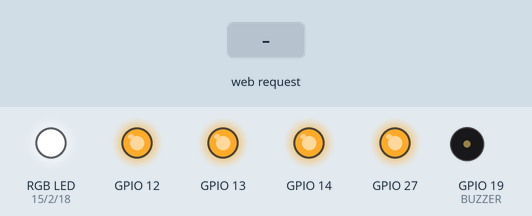
Simulated run of this sketch. Board: ESP32. Parts: an RGB LED mixed from three pins (HIGH = lit), output pins drawn as LEDs (lit = HIGH), buzzer (waves = sounding, pin HIGH). The inputs (shaded band) are chosen by the test bench.

Above: at 0.01 s.
At 1.2 s:
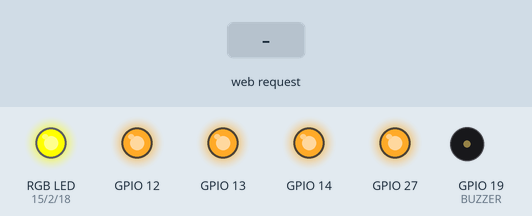
1.3 s: HTTP request GET /cmd?c=f received
At 1.7 s:
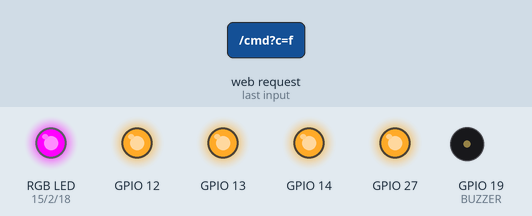
Timing chart, 0 to 4.3 s (numbered marks = the images above; inputs shaded):
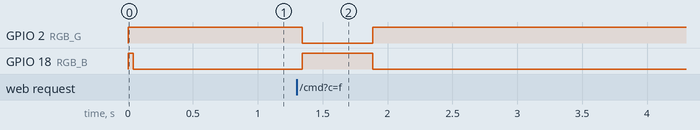

The sketch:

Ardu8_45_PhoneRobot.ino
```cpp
/*
  Робототехнический контроллер «Кибернетический»: управление роботом с телефона

  ESP32 создаёт Wi-Fi сеть «Kiber-Robot» (пароль 12345678) и страницу http://192.168.4.1
  с кнопками «вперёд», «назад», «влево», «вправо», «стоп». Скорость задаётся в режиме
  скорости (регистр 40). Если команды не приходят больше 0,5 с, робот останавливается.
  Левый мотор — в разъём 1 (модуль ID 71, M1), правый — в разъём 3 (модуль ID 72, M1).

  Плата в Arduino IDE: ESP32 Wrover Module. Кабель USB-C — в НИЖНИЙ разъём (ESP32).
  DIP3 = ON, DIP4 = OFF. Вкладка dxl.h — функции обмена по шине.
  Для вращения моторов нужно питание XT60/DC и выключатель в положении ON.
  ⚠ Пример ещё не проверен на контроллере.
*/
#include "dxl.h"

// ---------- Светодиоды, кнопки и пищалка ESP32 ----------
// Светодиоды горят от LOW. Слева направо на плате: LED4, LED3, LED2, LED1.
const int LED1 = 27, LED2 = 14, LED3 = 12, LED4 = 13;
const int RGB_R = 15, RGB_G = 2, RGB_B = 18;
// Кнопки дают HIGH при нажатии. Слева направо на плате: BUT4, BUT3, BUT2, BUT1.
const int BUT1 = 34, BUT2 = 35, BUT3 = 25, BUT4 = 26;
const int BUZZER = 19;

void setRGB(bool r, bool g, bool b) {
  digitalWrite(RGB_R, r ? LOW : HIGH);
  digitalWrite(RGB_G, g ? LOW : HIGH);
  digitalWrite(RGB_B, b ? LOW : HIGH);
}

void boardBegin() {
  int leds[] = {LED1, LED2, LED3, LED4, RGB_R, RGB_G, RGB_B};
  for (int p : leds) { pinMode(p, OUTPUT); digitalWrite(p, HIGH); }  // всё погасить
  int buttons[] = {BUT1, BUT2, BUT3, BUT4};
  for (int p : buttons) pinMode(p, INPUT);
  pinMode(BUZZER, OUTPUT);
}

#include <WiFi.h>
#include <WebServer.h>

WebServer server(80);
const uint8_t LEFT_ID = 71, RIGHT_ID = 72;
const uint8_t REG_GOAL_SPEED = 40;
const int SPEED = 30;                 // тиков за 100 мс
unsigned long lastCommand = 0;
bool moving = false;

void setSpeeds(int left, int right) {
  dxlWrite16(LEFT_ID, REG_GOAL_SPEED, left);
  dxlWrite16(RIGHT_ID, REG_GOAL_SPEED, right);
  moving = left != 0 || right != 0;
  setRGB(false, moving, !moving);
}

// Страница: кнопки, пока их держат, раз в 200 мс отправляют команду
void sendPage() {
  String html = "<!DOCTYPE html><html><head><meta charset='utf-8'>"
    "<meta name='viewport' content='width=device-width,user-scalable=no'>"
    "<style>button{width:30%;height:80px;font-size:24px;margin:4px}</style></head><body>"
    "<h2>Робот</h2>"
    "<div><button data-c='f'>▲</button></div>"
    "<div><button data-c='l'>◀</button><button data-c='s'>■</button><button data-c='r'>▶</button></div>"
    "<div><button data-c='b'>▼</button></div>"
    "<script>let t;document.querySelectorAll('button').forEach(b=>{"
    "const go=()=>{fetch('/cmd?c='+b.dataset.c);t=setInterval(()=>fetch('/cmd?c='+b.dataset.c),200)};"
    "const stop=()=>{clearInterval(t);fetch('/cmd?c=s')};"
    "b.onpointerdown=go;b.onpointerup=stop;b.onpointerleave=stop;});</script></body></html>";
  server.send(200, "text/html", html);
}

void handleCommand() {
  String c = server.arg("c");
  if (c == "f") setSpeeds(SPEED, SPEED);
  else if (c == "b") setSpeeds(-SPEED, -SPEED);
  else if (c == "l") setSpeeds(-SPEED, SPEED);
  else if (c == "r") setSpeeds(SPEED, -SPEED);
  else setSpeeds(0, 0);
  lastCommand = millis();
  server.send(200, "text/plain", "ok");
}

void setup() {
  boardBegin();
  dxlBegin();
  setSpeeds(0, 0);
  WiFi.softAP("Kiber-Robot", "12345678");
  server.on("/", sendPage);
  server.on("/cmd", handleCommand);
  server.begin();
}

void loop() {
  server.handleClient();
  if (moving && millis() - lastCommand > 500) setSpeeds(0, 0);   // защита: нет команд — стоп
}
```

dxl.h
```cpp
// dxl.h — обмен с модулями моторов по шине DXL (протокол Dynamixel 1.0) для ESP32.
// Эту вкладку менять не нужно. Шина: Serial2, RX = IO33, TX = IO32, 57600 бод.
// Условия: DIP3 = ON, DIP4 = OFF. Для вращения моторов нужно питание XT60/DC.
#pragma once
#include <Arduino.h>

static HardwareSerial &dxl = Serial2;
static uint8_t dxlTx[16];
static uint8_t dxlTxLen = 0;

inline void dxlBegin() {
  dxl.begin(57600, SERIAL_8N1, 33, 32);
}

// Отправить пакет FF FF ID LEN INST PARAMS… CHK
inline void dxlSend(uint8_t id, uint8_t inst, const uint8_t *params, uint8_t n) {
  uint8_t i = 0, sum = id + (n + 2) + inst;
  dxlTx[i++] = 0xFF; dxlTx[i++] = 0xFF;
  dxlTx[i++] = id;   dxlTx[i++] = n + 2;  dxlTx[i++] = inst;
  for (uint8_t k = 0; k < n; k++) { dxlTx[i++] = params[k]; sum += params[k]; }
  dxlTx[i++] = ~sum;                     // контрольная сумма
  dxlTxLen = i;
  while (dxl.available()) dxl.read();    // очистить приёмник
  dxl.write(dxlTx, dxlTxLen);
  dxl.flush();
}

inline int dxlByte(uint32_t deadline) {
  while (!dxl.available()) {
    if ((int32_t)(millis() - deadline) > 0) return -1;
  }
  return dxl.read();
}

// Принять ответ модуля. Возвращает число байт данных или -1 при ошибке.
// Шина однопроводная, поэтому сначала может прийти эхо нашего пакета — его пропускаем.
inline int dxlReceive(uint8_t id, uint8_t *data, uint8_t maxData, uint32_t timeoutMs) {
  uint32_t deadline = millis() + timeoutMs;
  for (int attempt = 0; attempt < 2; attempt++) {
    uint8_t pkt[32]; uint8_t p = 0;
    int prev = -1, c;
    while (true) {                       // ищем заголовок FF FF
      c = dxlByte(deadline);
      if (c < 0) return -1;
      if (prev == 0xFF && c == 0xFF) break;
      prev = c;
    }
    pkt[p++] = 0xFF; pkt[p++] = 0xFF;
    int rid;
    do { rid = dxlByte(deadline); } while (rid == 0xFF);
    int len = dxlByte(deadline);
    if (rid < 0 || len < 2 || len > 28) return -1;
    pkt[p++] = rid; pkt[p++] = len;
    for (int k = 0; k < len; k++) {
      c = dxlByte(deadline);
      if (c < 0) return -1;
      pkt[p++] = c;
    }
    if (p == dxlTxLen && memcmp(pkt, dxlTx, p) == 0) continue;   // это эхо
    uint8_t sum = 0;
    for (uint8_t k = 2; k < p - 1; k++) sum += pkt[k];
    if ((uint8_t)~sum != pkt[p - 1] || rid != id) return -1;
    int n = len - 2;
    if (n > maxData) n = maxData;
    memcpy(data, &pkt[5], n);
    return n;
  }
  return -1;
}

// PING: ответил ли модуль
inline bool dxlPing(uint8_t id) {
  uint8_t d[1];
  dxlSend(id, 1, nullptr, 0);
  return dxlReceive(id, d, 0, 10) >= 0;
}

// Прочитать 2-байтовый регистр (число со знаком)
inline bool dxlRead16(uint8_t id, uint8_t reg, int16_t &value) {
  uint8_t prm[2] = {reg, 2}, d[2];
  dxlSend(id, 2, prm, 2);
  if (dxlReceive(id, d, 2, 20) != 2) return false;
  value = (int16_t)(d[0] | (d[1] << 8));   // младший байт первым
  return true;
}

// Записать 2-байтовый регистр
inline bool dxlWrite16(uint8_t id, uint8_t reg, int16_t value) {
  uint8_t prm[3] = {reg, (uint8_t)(value & 0xFF), (uint8_t)((uint16_t)value >> 8)}, d[1];
  dxlSend(id, 3, prm, 3);
  return dxlReceive(id, d, 0, 20) >= 0;
}

// Записать 1-байтовый регистр
inline bool dxlWrite8(uint8_t id, uint8_t reg, uint8_t value) {
  uint8_t prm[2] = {reg, value}, d[1];
  dxlSend(id, 3, prm, 2);
  return dxlReceive(id, d, 0, 20) >= 0;
}
```

Measured:
- after the input at 1.3 s, GPIO 2 (RGB_G): HIGH → LOW at once, → HIGH 0.54 s later; GPIO 18 (RGB_B): LOW → HIGH at once, → LOW 0.54 s later
